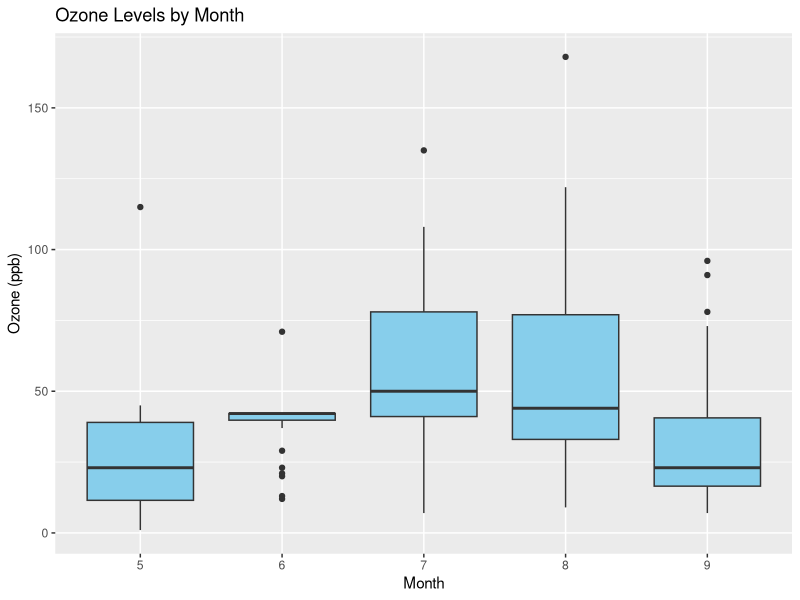
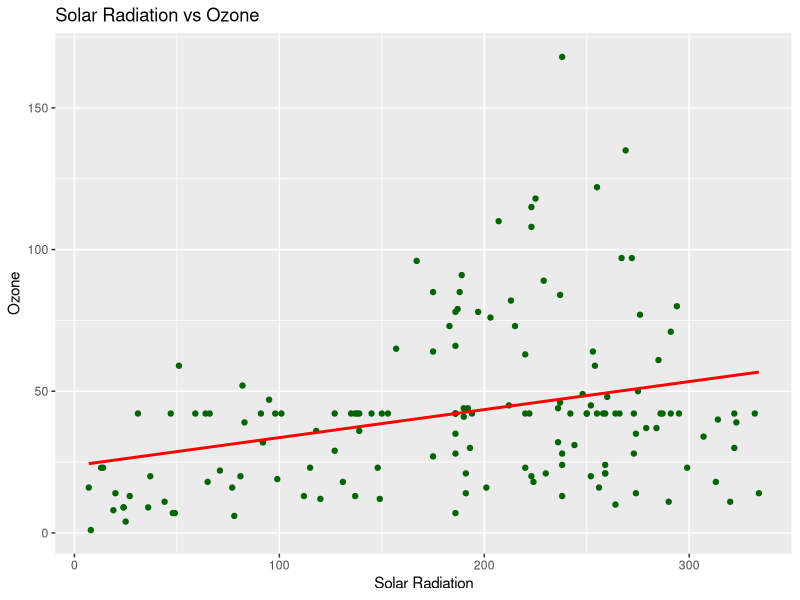
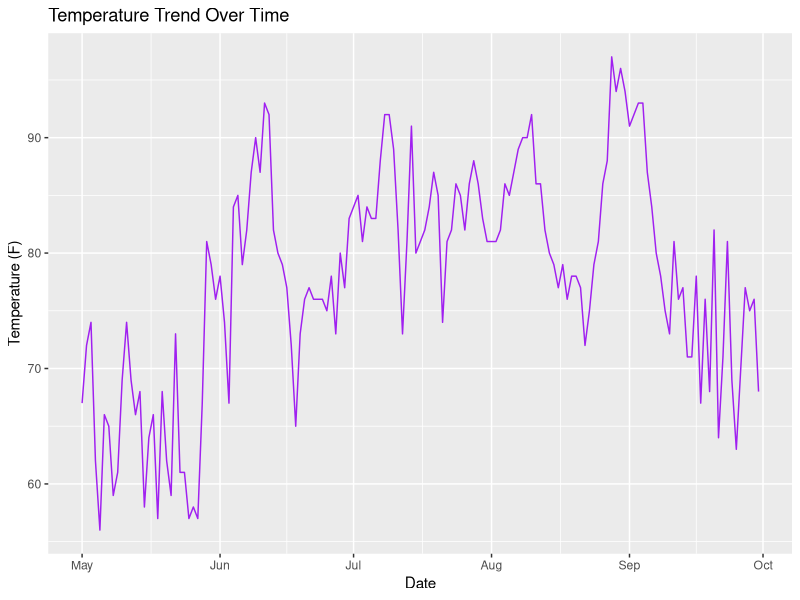

Generate these figures, in order, with R:
# Experiment 1: Data Cleaning and Visualization - airquality Dataset

# Load necessary libraries
library(ggplot2)
library(dplyr)

# Load the built-in dataset
data("airquality")
df <- airquality

# View the first few rows
head(df)

# Check structure
str(df)

# Summary to observe missing values
summary(df)

# Count missing values per column
colSums(is.na(df))

# Handling Missing Values:
# Option 1: Remove rows with NA
df_cleaned <- na.omit(df)

# Option 2: Impute missing values (mean imputation)
df_imputed <- df
df_imputed$Ozone[is.na(df_imputed$Ozone)] <- mean(df_imputed$Ozone, na.rm = TRUE)
df_imputed$Solar.R[is.na(df_imputed$Solar.R)] <- mean(df_imputed$Solar.R, na.rm = TRUE)

# After cleaning
colSums(is.na(df_imputed))

# Visualization 1: Ozone levels by Month
ggplot(df_imputed, aes(x = factor(Month), y = Ozone)) +
  geom_boxplot(fill = "skyblue") +
  labs(title = "Ozone Levels by Month", x = "Month", y = "Ozone (ppb)")

# Visualization 2: Solar Radiation vs Ozone
ggplot(df_imputed, aes(x = Solar.R, y = Ozone)) +
  geom_point(color = "darkgreen") +
  geom_smooth(method = "lm", se = FALSE, color = "red") +
  labs(title = "Solar Radiation vs Ozone", x = "Solar Radiation", y = "Ozone")

# Visualization 3: Line plot for Temp over time
df_imputed$Date <- as.Date(paste(1973, df_imputed$Month, df_imputed$Day, sep = "-"))
ggplot(df_imputed, aes(x = Date, y = Temp)) +
  geom_line(color = "purple") +
  labs(title = "Temperature Trend Over Time", x = "Date", y = "Temperature (F)")
